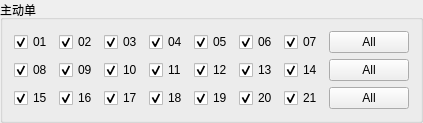
             <widget class="QGroupBox" name="groupBox">
              <property name="sizePolicy">
               <sizepolicy hsizetype="Minimum" vsizetype="Preferred">
                <horstretch>0</horstretch>
                <verstretch>0</verstretch>
               </sizepolicy>
              </property>
              <property name="title">
               <string>主动单</string>
              </property>
              <layout class="QVBoxLayout" name="verticalLayout_5">
               <item>
                <layout class="QHBoxLayout" name="horizontalLayout_9">
                 <item>
                  <widget class="QCheckBox" name="check_zdd01">
                   <property name="sizePolicy">
                    <sizepolicy hsizetype="Minimum" vsizetype="Fixed">
                     <horstretch>0</horstretch>
                     <verstretch>0</verstretch>
                    </sizepolicy>
                   </property>
                   <property name="text">
                    <string>01</string>
                   </property>
                   <property name="checked">
                    <bool>true</bool>
                   </property>
                  </widget>
                 </item>
                 <item>
                  <widget class="QCheckBox" name="check_zdd02">
                   <property name="sizePolicy">
                    <sizepolicy hsizetype="Minimum" vsizetype="Fixed">
                     <horstretch>0</horstretch>
                     <verstretch>0</verstretch>
                    </sizepolicy>
                   </property>
                   <property name="text">
                    <string>02</string>
                   </property>
                   <property name="checked">
                    <bool>true</bool>
                   </property>
                  </widget>
                 </item>
                 <item>
                  <widget class="QCheckBox" name="check_zdd03">
                   <property name="text">
                    <string>03</string>
                   </property>
                   <property name="checked">
                    <bool>true</bool>
                   </property>
                  </widget>
                 </item>
                 <item>
                  <widget class="QCheckBox" name="check_zdd04">
                   <property name="sizePolicy">
                    <sizepolicy hsizetype="Minimum" vsizetype="Fixed">
                     <horstretch>0</horstretch>
                     <verstretch>0</verstretch>
                    </sizepolicy>
                   </property>
                   <property name="text">
                    <string>04</string>
                   </property>
                   <property name="checked">
                    <bool>true</bool>
                   </property>
                  </widget>
                 </item>
                 <item>
                  <widget class="QCheckBox" name="check_zdd05">
                   <property name="sizePolicy">
                    <sizepolicy hsizetype="Minimum" vsizetype="Fixed">
                     <horstretch>0</horstretch>
                     <verstretch>0</verstretch>
                    </sizepolicy>
                   </property>
                   <property name="text">
                    <string>05</string>
                   </property>
                   <property name="checked">
                    <bool>true</bool>
                   </property>
                  </widget>
                 </item>
                 <item>
                  <widget class="QCheckBox" name="check_zdd06">
                   <property name="sizePolicy">
                    <sizepolicy hsizetype="Minimum" vsizetype="Fixed">
                     <horstretch>0</horstretch>
                     <verstretch>0</verstretch>
                    </sizepolicy>
                   </property>
                   <property name="text">
                    <string>06</string>
                   </property>
                   <property name="checked">
                    <bool>true</bool>
                   </property>
                  </widget>
                 </item>
                 <item>
                  <widget class="QCheckBox" name="check_zdd07">
                   <property name="sizePolicy">
                    <sizepolicy hsizetype="Minimum" vsizetype="Fixed">
                     <horstretch>0</horstretch>
                     <verstretch>0</verstretch>
                    </sizepolicy>
                   </property>
                   <property name="text">
                    <string>07</string>
                   </property>
                   <property name="checked">
                    <bool>true</bool>
                   </property>
                  </widget>
                 </item>
                 <item>
                  <widget class="QPushButton" name="pushButton_zdd1">
                   <property name="text">
                    <string>All</string>
                   </property>
                  </widget>
                 </item>
                </layout>
               </item>
               <item>
                <layout class="QHBoxLayout" name="horizontalLayout_10">
                 <item>
                  <widget class="QCheckBox" name="check_zdd08">
                   <property name="sizePolicy">
                    <sizepolicy hsizetype="Minimum" vsizetype="Fixed">
                     <horstretch>0</horstretch>
                     <verstretch>0</verstretch>
                    </sizepolicy>
                   </property>
                   <property name="text">
                    <string>08</string>
                   </property>
                   <property name="checked">
                    <bool>true</bool>
                   </property>
                  </widget>
                 </item>
                 <item>
                  <widget class="QCheckBox" name="check_zdd09">
                   <property name="sizePolicy">
                    <sizepolicy hsizetype="Minimum" vsizetype="Fixed">
                     <horstretch>0</horstretch>
                     <verstretch>0</verstretch>
                    </sizepolicy>
                   </property>
                   <property name="text">
                    <string>09</string>
                   </property>
                   <property name="checked">
                    <bool>true</bool>
                   </property>
                  </widget>
                 </item>
                 <item>
                  <widget class="QCheckBox" name="check_zdd10">
                   <property name="text">
                    <string>10</string>
                   </property>
                   <property name="checked">
                    <bool>true</bool>
                   </property>
                  </widget>
                 </item>
                 <item>
                  <widget class="QCheckBox" name="check_zdd11">
                   <property name="sizePolicy">
                    <sizepolicy hsizetype="Minimum" vsizetype="Fixed">
                     <horstretch>0</horstretch>
                     <verstretch>0</verstretch>
                    </sizepolicy>
                   </property>
                   <property name="text">
                    <string>11</string>
                   </property>
                   <property name="checked">
                    <bool>true</bool>
                   </property>
                  </widget>
                 </item>
                 <item>
                  <widget class="QCheckBox" name="check_zdd12">
                   <property name="sizePolicy">
                    <sizepolicy hsizetype="Minimum" vsizetype="Fixed">
                     <horstretch>0</horstretch>
                     <verstretch>0</verstretch>
                    </sizepolicy>
                   </property>
                   <property name="text">
                    <string>12</string>
                   </property>
                   <property name="checked">
                    <bool>true</bool>
                   </property>
                  </widget>
                 </item>
                 <item>
                  <widget class="QCheckBox" name="check_zdd13">
                   <property name="sizePolicy">
                    <sizepolicy hsizetype="Minimum" vsizetype="Fixed">
                     <horstretch>0</horstretch>
                     <verstretch>0</verstretch>
                    </sizepolicy>
                   </property>
                   <property name="text">
                    <string>13</string>
                   </property>
                   <property name="checked">
                    <bool>true</bool>
                   </property>
                  </widget>
                 </item>
                 <item>
                  <widget class="QCheckBox" name="check_zdd14">
                   <property name="sizePolicy">
                    <sizepolicy hsizetype="Minimum" vsizetype="Fixed">
                     <horstretch>0</horstretch>
                     <verstretch>0</verstretch>
                    </sizepolicy>
                   </property>
                   <property name="text">
                    <string>14</string>
                   </property>
                   <property name="checked">
                    <bool>true</bool>
                   </property>
                  </widget>
                 </item>
                 <item>
                  <widget class="QPushButton" name="pushButton_zdd2">
                   <property name="text">
                    <string>All</string>
                   </property>
                  </widget>
                 </item>
                </layout>
               </item>
               <item>
                <layout class="QHBoxLayout" name="horizontalLayout_11">
                 <item>
                  <widget class="QCheckBox" name="check_zdd15">
                   <property name="sizePolicy">
                    <sizepolicy hsizetype="Minimum" vsizetype="Fixed">
                     <horstretch>0</horstretch>
                     <verstretch>0</verstretch>
                    </sizepolicy>
                   </property>
                   <property name="text">
                    <string>15</string>
                   </property>
                   <property name="checked">
                    <bool>true</bool>
                   </property>
                  </widget>
                 </item>
                 <item>
                  <widget class="QCheckBox" name="check_zdd16">
                   <property name="sizePolicy">
                    <sizepolicy hsizetype="Minimum" vsizetype="Fixed">
                     <horstretch>0</horstretch>
                     <verstretch>0</verstretch>
                    </sizepolicy>
                   </property>
                   <property name="text">
                    <string>16</string>
                   </property>
                   <property name="checked">
                    <bool>true</bool>
                   </property>
                  </widget>
                 </item>
                 <item>
                  <widget class="QCheckBox" name="check_zdd17">
                   <property name="text">
                    <string>17</string>
                   </property>
                   <property name="checked">
                    <bool>true</bool>
                   </property>
                  </widget>
                 </item>
                 <item>
                  <widget class="QCheckBox" name="check_zdd18">
                   <property name="sizePolicy">
                    <sizepolicy hsizetype="Minimum" vsizetype="Fixed">
                     <horstretch>0</horstretch>
                     <verstretch>0</verstretch>
                    </sizepolicy>
                   </property>
                   <property name="text">
                    <string>18</string>
                   </property>
                   <property name="checked">
                    <bool>true</bool>
                   </property>
                  </widget>
                 </item>
                 <item>
                  <widget class="QCheckBox" name="check_zdd19">
                   <property name="sizePolicy">
                    <sizepolicy hsizetype="Minimum" vsizetype="Fixed">
                     <horstretch>0</horstretch>
                     <verstretch>0</verstretch>
                    </sizepolicy>
                   </property>
                   <property name="text">
                    <string>19</string>
                   </property>
                   <property name="checked">
                    <bool>true</bool>
                   </property>
                  </widget>
                 </item>
                 <item>
                  <widget class="QCheckBox" name="check_zdd20">
                   <property name="sizePolicy">
                    <sizepolicy hsizetype="Minimum" vsizetype="Fixed">
                     <horstretch>0</horstretch>
                     <verstretch>0</verstretch>
                    </sizepolicy>
                   </property>
                   <property name="text">
                    <string>20</string>
                   </property>
                   <property name="checked">
                    <bool>true</bool>
                   </property>
                  </widget>
                 </item>
                 <item>
                  <widget class="QCheckBox" name="check_zdd21">
                   <property name="sizePolicy">
                    <sizepolicy hsizetype="Minimum" vsizetype="Fixed">
                     <horstretch>0</horstretch>
                     <verstretch>0</verstretch>
                    </sizepolicy>
                   </property>
                   <property name="text">
                    <string>21</string>
                   </property>
                   <property name="checked">
                    <bool>true</bool>
                   </property>
                  </widget>
                 </item>
                 <item>
                  <widget class="QPushButton" name="pushButton_zdd3">
                   <property name="text">
                    <string>All</string>
                   </property>
                  </widget>
                 </item>
                </layout>
               </item>
              </layout>
             </widget>
